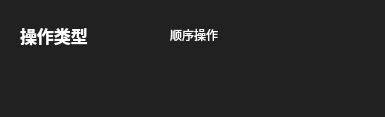
<?xml version="1.0" encoding="UTF-8"?>
<ui version="4.0">
 <class>keyMultiOpera</class>
 <widget class="QWidget" name="keyMultiOpera">
  <property name="geometry">
   <rect>
    <x>0</x>
    <y>0</y>
    <width>385</width>
    <height>117</height>
   </rect>
  </property>
  <property name="windowTitle">
   <string>Form</string>
  </property>
  <property name="styleSheet">
   <string notr="true">background-color: rgb(33, 33, 33);</string>
  </property>
  <widget class="QComboBox" name="cb_operation">
   <property name="geometry">
    <rect>
     <x>150</x>
     <y>20</y>
     <width>150</width>
     <height>30</height>
    </rect>
   </property>
   <property name="sizePolicy">
    <sizepolicy hsizetype="Preferred" vsizetype="Fixed">
     <horstretch>0</horstretch>
     <verstretch>0</verstretch>
    </sizepolicy>
   </property>
   <property name="minimumSize">
    <size>
     <width>150</width>
     <height>30</height>
    </size>
   </property>
   <property name="maximumSize">
    <size>
     <width>150</width>
     <height>30</height>
    </size>
   </property>
   <property name="focusPolicy">
    <enum>Qt::NoFocus</enum>
   </property>
   <property name="styleSheet">
    <string notr="true">QComboBox
{
	border:transparent;   
	color: rgb(255, 255, 255);
    background-color: #212121;  
    padding: 0px 0px 0px 20px;
}
QComboBox:hover
{
	color: #212121;  
    background-color: rgb(255, 200, 0);
}

QComboBox QAbstractItemView{
	background-color: #212121; 
    border:1px solid rgb(109,109,109);
    border:2px;
}
QComboBox::drop-down:disabled {
    	width: 20px;
   	border:transparent; 
	background-color: #212121; 
}
QComboBox::drop-down {
    width: 0px;
    border:transparent; 
    background-color: #212121; 

}
QComboBox::down-arrow {
    padding:10px;
	color: rgb(255, 255, 255);
}
QComboBox QAbstractItemView:item{
    border:transparent; 
	color: rgb(255, 255, 255);
	background-color: #212121; 
	padding: 2px 2px 2px 18px;
	height:22px;
}
QListView::item {
    background: white;
	border:transparent;
}
 
QListView::item:hover {
    	color: #212121;
	background-color:rgb(255, 200, 0);
}

QComboBox QScrollBar::vertical{ /*主体部分*/
    width:5px;
    background-color:rgb(57, 57, 57);
    border:none;
}
QComboBox QScrollBar::handle::vertical{ /*滑块主体*/
    border-radius:5px;
    width: 5px;
    background:rgb(0, 170, 255);
}
QComboBox QScrollBar::handle::vertical::hover{
    background:rgb(50,50,50);
}
QComboBox QScrollBar::add-line::vertical{/*上箭头*/
    border:none;
}
QComboBox QScrollBar::sub-line::vertical{/*下箭头*/
    border:none;
}</string>
   </property>
   <item>
    <property name="text">
     <string>顺序操作</string>
    </property>
   </item>
   <item>
    <property name="text">
     <string>随机操作</string>
    </property>
   </item>
   <item>
    <property name="text">
     <string>倒序操作</string>
    </property>
   </item>
  </widget>
  <widget class="QLabel" name="lab_describe">
   <property name="geometry">
    <rect>
     <x>20</x>
     <y>20</y>
     <width>111</width>
     <height>30</height>
    </rect>
   </property>
   <property name="minimumSize">
    <size>
     <width>0</width>
     <height>30</height>
    </size>
   </property>
   <property name="maximumSize">
    <size>
     <width>16777215</width>
     <height>30</height>
    </size>
   </property>
   <property name="font">
    <font>
     <family>华文细黑</family>
     <pointsize>13</pointsize>
     <weight>75</weight>
     <bold>true</bold>
    </font>
   </property>
   <property name="styleSheet">
    <string notr="true">color: rgb(255, 255, 255);</string>
   </property>
   <property name="text">
    <string>操作类型</string>
   </property>
  </widget>
 </widget>
 <resources/>
 <connections/>
</ui>
